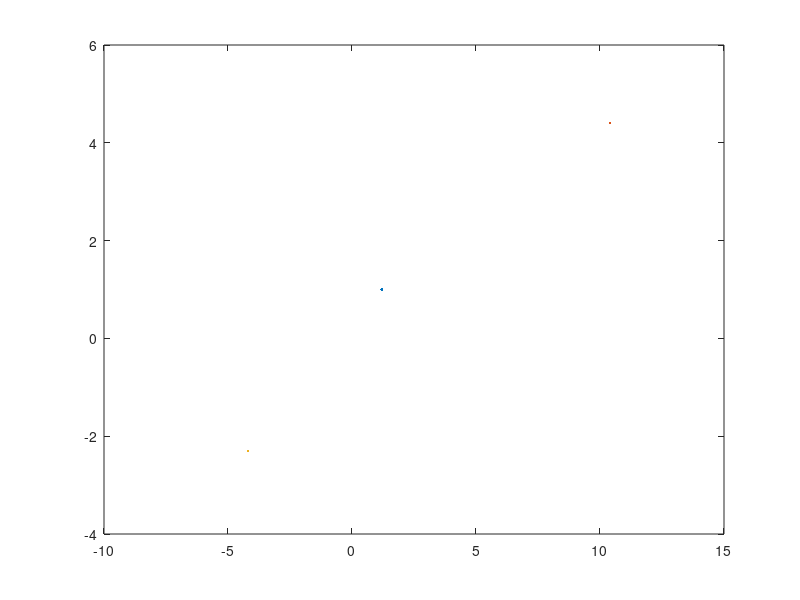

This chart was generated by the following MATLAB code:
% Задание 2
% выполните вычисление и построение фигур Лиссажу для разных отношений и
% для разных значений амплтуд
a1 = [1.2, 10.4, -4.2, -8.5, 2.1];
a2 = [1.0, 4.4, -2.3, 1.8, -5.6];
w1 = [1.5, 2.2, 4.5, -3, -6.3, 4.1];
w2 = [1.0, 5.1, -1, 2.2, -1.1, 4.2];
% Оператор задания вектора значений t
t = 0:0.1:10;
% Вычисление векторов x, y
x = a1(1) * cos(w1(1) * t);
y = a2(1) * cos(w2(1) * t);
n = 5;
for i = 2:5
    x(i,:) = a1(i) * cos(w1(i) * t);
    y(i,:) = a2(i) * cos(w2(i) * t);
end
plot(x(1), y(1), x(2), y(2), x(3), y(3))